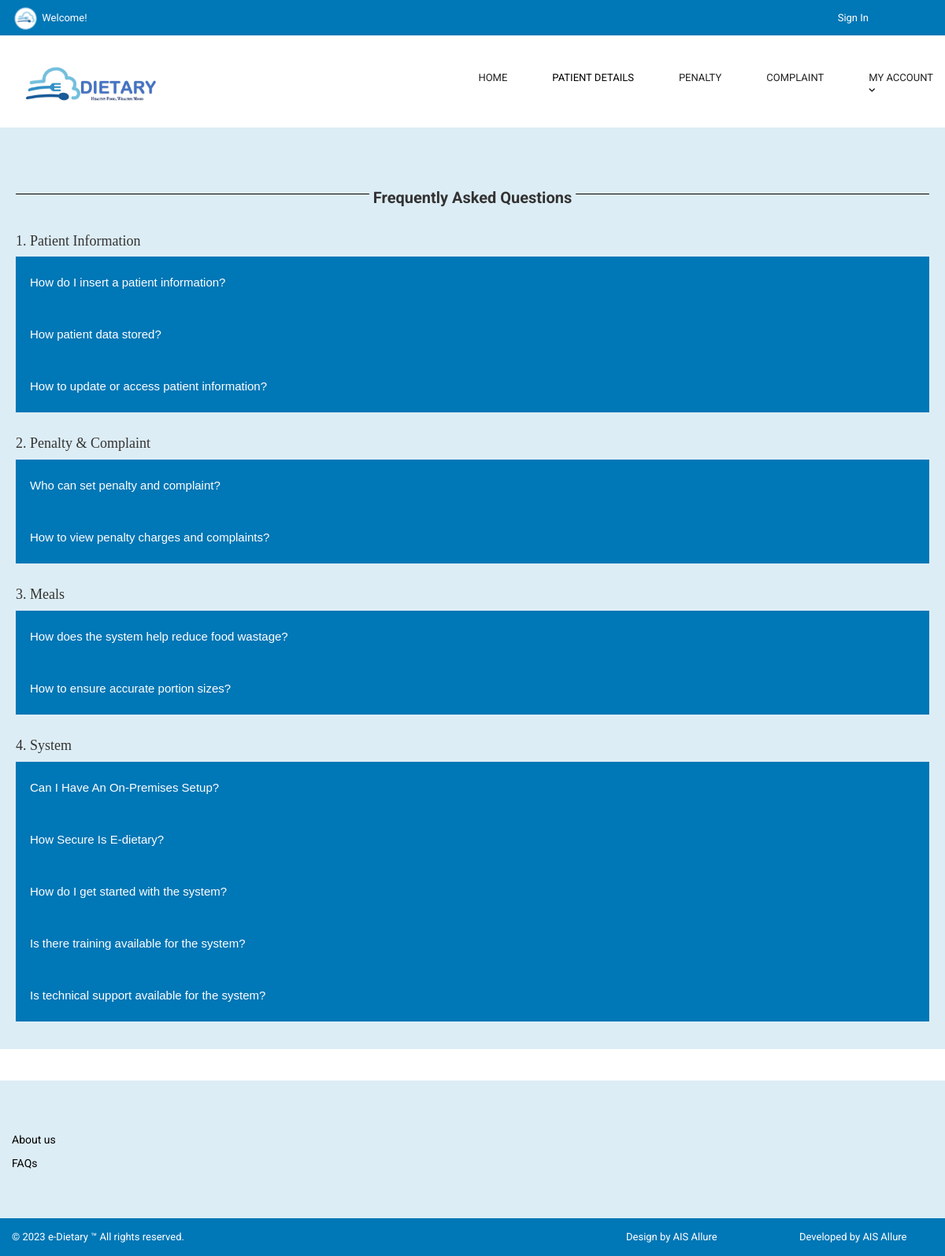
Page /nurse/faqs.php on the committed database.
### tables this page shows
CREATE TABLE `faqs` (
  `faqs_id` int(11) NOT NULL,
  `faqs_title1` text NOT NULL,
  `faqs_title1_sub1` text NOT NULL,
  `faqs_title1_sub1_details` text NOT NULL,
  `faqs_title1_sub2` text NOT NULL,
  `faqs_title1_sub2_details` text NOT NULL,
  `faqs_title1_sub3` text NOT NULL,
  `faqs_title1_sub3_details` text NOT NULL,
  `faqs_title2` text NOT NULL,
  `faqs_title2_sub1` text NOT NULL,
  `faqs_title2_sub1_details` text NOT NULL,
  `faqs_title2_sub2` text NOT NULL,
  `faqs_title2_sub2_details` text NOT NULL,
  `faqs_title3` text NOT NULL,
  `faqs_title3_sub1` text NOT NULL,
  `faqs_title3_sub1_details` text NOT NULL,
  `faqs_title3_sub2` text NOT NULL,
  `faqs_title3_sub2_details` text NOT NULL,
  `faqs_title4` text NOT NULL,
  `faqs_title4_sub1` text NOT NULL,
  `faqs_title4_sub1_details` text NOT NULL,
  `faqs_title4_sub2` text NOT NULL,
  `faqs_title4_sub2_details` text NOT NULL,
  `faqs_title4_sub3` text NOT NULL,
  `faqs_title4_sub3_details` text NOT NULL,
  `faqs_title4_sub4` text NOT NULL,
  `faqs_title4_sub4_details` text NOT NULL,
  `faqs_title4_sub5` text NOT NULL,
  `faqs_title4_sub5_details` text NOT NULL
);

### nurse/faqs.php (the view, shortened to what this page needs)
<!DOCTYPE html>
<html>
<head>
</head>
<body>
<?php
	include("includes/header.php");
	include("functions/functions.php");
	include("includes/main.php");
?>
<div id="contact-page" class="container">
			<div class="row">
                <div class="col-sm-12" style="background-color:#ddedf5; padding: 0 5px;">
				<div class="panel-body" >
                    <div class="contact-form"><br><br><br>
			<div style="width: 100%; height: 10px; border-bottom: 1px solid black; text-align: center">
							<span style="font-size: 20px; background-color: #ddedf5; padding: 0 5px;">
								<b>Frequently Asked Questions</b>
							</span>
						</div>
						<br><br>
<?php
	$get_faqs="select * from faqs";
	$run_faqs = mysqli_query($con,$get_faqs);
	$row_faqs = mysqli_fetch_array($run_faqs);
	$faqs_title1 = $row_faqs['faqs_title1'];
	$faqs_title1_sub1 = $row_faqs['faqs_title1_sub1'];
	$faqs_title1_sub2 = $row_faqs['faqs_title1_sub2'];
	$faqs_title1_sub3 = $row_faqs['faqs_title1_sub3'];
	$faqs_title2 = $row_faqs['faqs_title2'];
	$faqs_title2_sub1 = $row_faqs['faqs_title2_sub1'];
	$faqs_title2_sub2 = $row_faqs['faqs_title2_sub2'];
	$faqs_title3 = $row_faqs['faqs_title3'];
	$faqs_title3_sub1 = $row_faqs['faqs_title3_sub1'];
	$faqs_title3_sub2 = $row_faqs['faqs_title3_sub2'];
	$faqs_title4 = $row_faqs['faqs_title4'];
	$faqs_title4_sub1 = $row_faqs['faqs_title4_sub1'];
	$faqs_title4_sub2 = $row_faqs['faqs_title4_sub2'];
	$faqs_title4_sub3 = $row_faqs['faqs_title4_sub3'];
	$faqs_title4_sub4 = $row_faqs['faqs_title4_sub4'];
	$faqs_title4_sub5 = $row_faqs['faqs_title4_sub5'];
?>
<h4>1. <?php echo $faqs_title1 ?></h4>
<button class="accordion"><?php echo $faqs_title1_sub1 ?></button>
<button class="accordion"><?php echo $faqs_title1_sub2 ?></button>
<button class="accordion"><?php echo $faqs_title1_sub3 ?></button>
<br><br>
<h4>2. <?php echo $faqs_title2 ?></h4>
<button class="accordion"><?php echo $faqs_title2_sub1 ?></button>
<button class="accordion"><?php echo $faqs_title2_sub2 ?></button>
<br><br>
<h4>3. <?php echo $faqs_title3 ?></h4>
<button class="accordion"><?php echo $faqs_title3_sub1 ?></button>
<button class="accordion"><?php echo $faqs_title3_sub2 ?></button>
<br><br>
<h4>4. <?php echo $faqs_title4 ?></h4>
<button class="accordion"><?php echo $faqs_title4_sub1 ?></button>
<button class="accordion"><?php echo $faqs_title4_sub2 ?></button>
<button class="accordion"><?php echo $faqs_title4_sub3 ?></button>
<button class="accordion"><?php echo $faqs_title4_sub4 ?></button>
<button class="accordion"><?php echo $faqs_title4_sub5 ?></button>
</div>
<br>
						</div>
					</div>
				</div>
			</div>
<br><br>
<?php
	include("includes/footer.php");
?>
</body>
</html>

### nurse/styles/backend.css (style rules this page uses)
html { font-family: "Roboto", Helvetica, Arial, sans-serif; line-height: 1.15; -ms-text-size-adjust: 100%; -webkit-text-size-adjust: 100% }
body { margin: 0 }
b, strong { font-weight: inherit; font-weight: bolder }
button, input, optgroup, select, textarea { font-family: sans-serif; font-size: 100%; line-height: 2.0; margin: 0 }
button, input { overflow: visible }
button, select { text-transform: none }
[type=reset], [type=submit], button, html [type=button] { -webkit-appearance: button }
html { box-sizing: border-box }
body { min-width: 1190px; font-family: Montserrat, sans-serif; font-weight: 400; background-color: white; }
.container { width: 1170px; margin: 0 auto }

### styles/style.css (style rules this page uses)
body { font-family: "Roboto", Helvetica, Arial, sans-serif; font-size: 14px; line-height: 1.42857143; color: #333333; background-color: white; overflow-x: hidden; }

### nurse/faqs.php (style rules this page uses)
.accordion { background-color: #0077b6; color: white; cursor: pointer; padding: 18px; width: 100%; border: none; text-align: left; outline: none; font-size: 15px; transition: 0.4s; }

### rows in the picture
faqs: faqs_title1 "Patient Information", faqs_title1_sub1 "How do I insert a patient information?", faqs_title1_sub2 "How patient data stored?", faqs_title1_sub3 "How to update or access patient information?", faqs_title2 "Penalty & Complaint", faqs_title2_sub1 "Who can set penalty and complaint?", faqs_title2_sub2 "How to view penalty charges and complaints?", faqs_title3 "Meals", faqs_title3_sub1 "How does the system help reduce food wastage?", faqs_title3_sub2 "How to ensure accurate portion sizes?", faqs_title4 "System", faqs_title4_sub1 "Can I Have An On-Premises Setup?", faqs_title4_sub2 "How Secure Is E-dietary?", faqs_title4_sub3 "How do I get started with the system?", faqs_title4_sub4 "Is there training available for the system?", faqs_title4_sub5 "Is technical support available for the system?"
